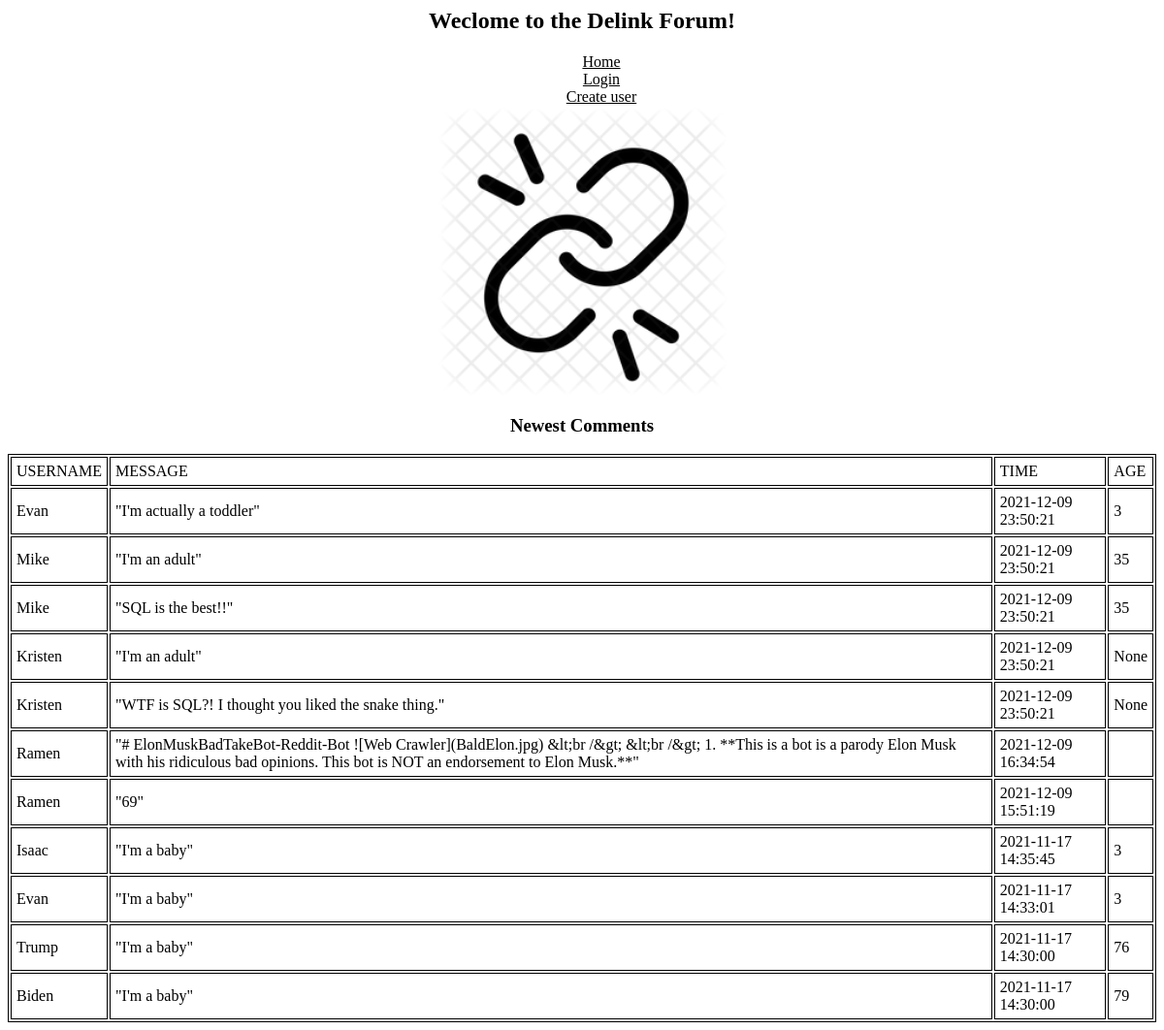
The page / on the database its author committed.
### tables this page shows
CREATE TABLE users (
    id INTEGER PRIMARY KEY,
    username TEXT NOT NULL UNIQUE,
    password TEXT NOT NULL,
    age INTEGER
);

CREATE TABLE messages (
    id integer primary key,
    sender_id integer not null,
    message text not null,
    created_at timestamp not null default current_timestamp
    );

### final.py (the view)
@app.route('/')
def root():
    print_debug_info()
    messages = []
    con = sqlite3.connect(args.db_file)
    cur = con.cursor()
    cur.execute('''SELECT * FROM messages ORDER BY created_at DESC''')
    for row in cur.fetchall():
        cur.execute('''SELECT * FROM users where id =''' + str(row[1]))
        for row2 in cur.fetchall():
            message_dic = {
            'Username' : row2[1],
            'Message' : row[2],
            'Time' : row[3],
            'Age' : row2[3]
            }
            messages.append(message_dic)
    username = request.cookies.get('username')
    password = request.cookies.get('password')
    is_logged_in = is_valid_login(con, username, password)
    return render_template('root.html', messages = messages, is_logged_in=is_logged_in)

### final.py (called while the page is built)
def print_debug_info():
    print("request.args.get('username')=",request.args.get('username'))
    print("request.args.get('password')=",request.args.get('password'))
    print("request.form.get('username')=",request.form.get('username'))
    print("request.form.get('password')=",request.form.get('password'))
    print("request.cookies.get('username')=",request.cookies.get('username'))
    print("request.cookies.get('password')=",request.cookies.get('password'))

def is_valid_login(con, username, password):
    sql = """
    SELECT username,password
    FROM users
    WHERE username=? --- Question mark means that we dont know what it is, but will come later
      AND password=?;
    """
    print('is_valid_login: sql=',sql)
    cur = con.cursor()
    cur.execute(sql, [username,password]) #the bracket is parameter
    rows = cur.fetchall()
    if len(list(rows))==0:
        return False
    else:
        return True

### templates/root.html (shortened to what this page needs)
<head>
    <link rel="stylesheet" href="/static/database.css">
</head>
<body>
    {% extends 'base.html' %}
{% block title %}
<div class="center">
    <p><strong><h2>Weclome to the Delink Forum!</h2></strong></p>
{% endblock %}
{% block content %}
    <img src="/static/delink.png" width=300px length=600px alt= "Your image did not load :("/>
    <p><h3><b>Newest Comments</b></h3></p>
</div>
    <table id="center_table" border=1 cellpadding=5>
        <td>USERNAME</td><td>MESSAGE</td><td>TIME</td><td>AGE</td>
        {% for message in messages %}
        <tr>
            <td>{{message['Username']}}</td><td>"{{message['Message']}}"</td><td>{{message['Time']}}</td><td>{{message['Age']}}</td>
        </tr>
        {% endfor %}
    </table>
{% endblock %}

### templates/base.html (shortened to what this page needs)
<html>
    <head>
        <link rel="stylesheet" href="/static/database.css">
    </head>
    <body>
        {% block title %}
        {% endblock %}
        <div class="center">
            <ul>
                <li><a href='/'>Home</a></li>
                {% if is_logged_in %}
                <li><a href='/logout'>Logout</a></li>
                <li><a href='/create_message'>Create message</a></li>
                {% else %}
                <li><a href='/login'>Login</a></li>
                <li><a href='/create_user'>Create user</a></li>
                {% endif %}
            </ul>
        </div>
        {% block content %}
        {% endblock %}
    </body>
</html>

### static/database.css (style rules this page uses)
ul { list-style-type: none; margin: 0; }
table, th, td { border: 1.0px solid black; }
a { color: black; }
.center { text-align:center; }
#center_table { margin-left: auto; margin-right: auto; }

### rows shown on the page
users: Username "Evan" "Evan"
messages: Message "I'm actually a toddler", Time "2021-12-09 23:50:21"
users: Username "Mike" "Mike"
messages: Message "I'm an adult", Time "2021-12-09 23:50:21"
messages: Message "SQL is the best!!", Time "2021-12-09 23:50:21"
users: Username "Kristen" "Kristen"
messages: Message "I'm an adult", Time "2021-12-09 23:50:21"
messages: Message "WTF is SQL?! I thought you liked the snake thing.", Time "2021-12-09 23:50:21"
users: Username "Ramen" "Ramen"
messages: Message "# ElonMuskBadTakeBot-Reddit-Bot ![Web Crawler](BaldElon.jpg) &lt;br /&gt; &lt;br /&gt; 1. **This is a bot is a parody Elon Musk with his ridiculous bad opinions. This bot is NOT an endorsement to Elon Musk.**", Time "2021-12-09 16:34:54"
messages: Message "69", Time "2021-12-09 15:51:19"
users: Username "Isaac"
messages: Message "I'm a baby", Time "2021-11-17 14:35:45"
messages: Message "I'm a baby", Time "2021-11-17 14:33:01"
users: Username "Trump"
messages: Message "I'm a baby", Time "2021-11-17 14:30:00"
users: Username "Biden"
messages: Message "I'm a baby", Time "2021-11-17 14:30:00"

### other values the page prints
{{ message['Age'] }} "3" "35" "35" "None" "None" "3" "3" "76" "79"
